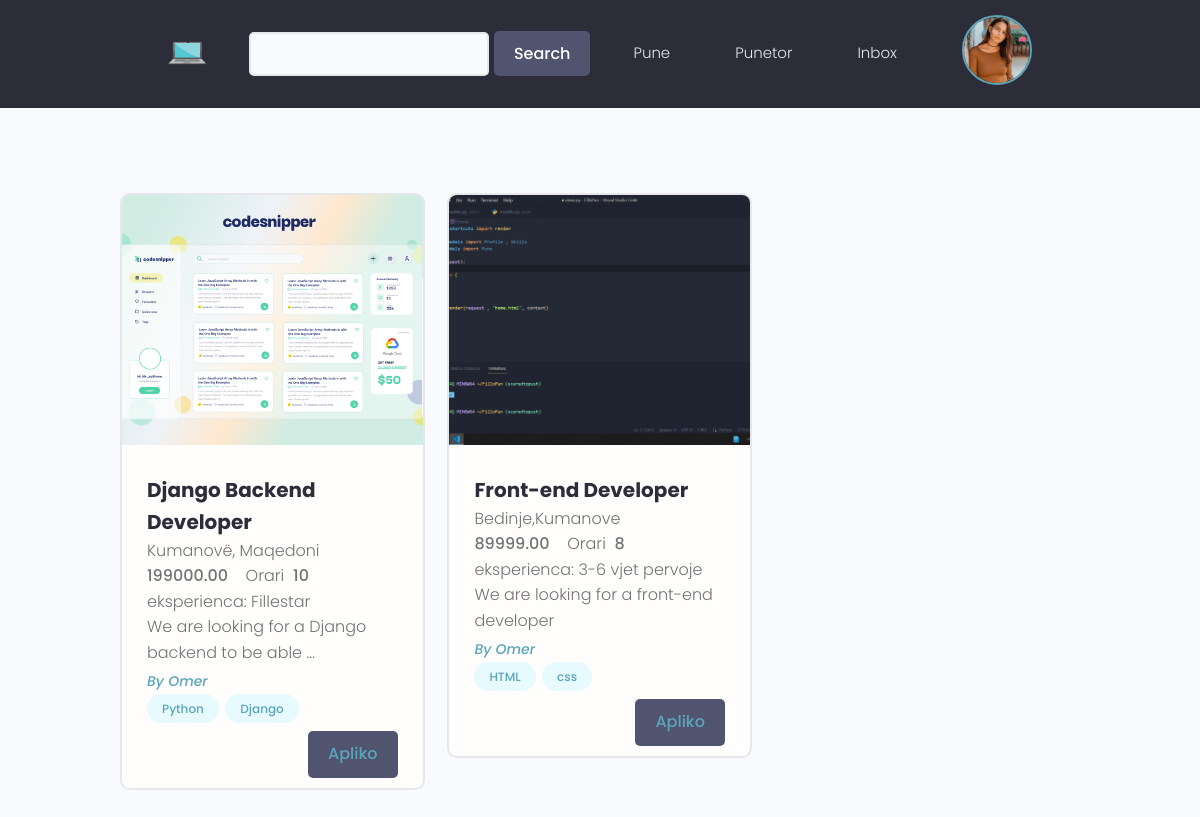
The app's page / (signed in) with its own data.
### users/models.py (models this page shows, shortened)
class Profile(models.Model):
    user = models.OneToOneField(User , on_delete = models.CASCADE ,  null=True , blank=True)
    name = models.CharField(max_length=150 , null=True , blank=True)
    sur_name = models.CharField(max_length=150 , null=True , blank=True)
    email = models.EmailField(max_length=500 , blank=True , null=True)
    username = models.CharField(max_length=200 ,unique = True ,blank=True , null=True)
    profilepic = models.ImageField(blank=True , null=True, upload_to='profiles/', default='static/images/profiles/user-default.png')
    bio = models.TextField(blank=True , null=True)
    skills = models.ManyToManyField('Skills', blank=True)
    CV = models.FileField(upload_to='CV/',blank=True , null=True)
    resume = models.FileField(upload_to='Resume/',blank=True , null=True)
    birth_date = models.DateField(blank=True, null=True)
    business = models.BooleanField(default=False)
    location = models.CharField(max_length=200 , blank=True , null=True)
    created = models.DateTimeField(auto_now_add = True)
    id = models.UUIDField(default=uuid.uuid4 , unique=True ,
                        primary_key=True , editable=False)
    def __str__(self):
        return str(self.username)

class Skills(models.Model):
    field = models.ManyToManyField(Field)
    name = models.CharField(max_length=200 , blank=True , null=True)
    description = models.TextField(blank=True , null=True)
    created = models.DateTimeField(auto_now_add = True)
    id = models.UUIDField(default=uuid.uuid4 , unique=True ,
                        primary_key=True , editable=False)
    def __str__(self):
        return str(self.name)

### pune/models.py (models this page shows, shortened)
class Pune(models.Model):
    business = models.ForeignKey(Profile , on_delete=models.CASCADE , blank=True)
    title = models.CharField(max_length=255)
    bio = models.TextField(blank=True , null=True)
    image = models.ImageField(blank=True , null=True, upload_to='profiles/', default='static/images/default.jpg')
    location = models.CharField(max_length=200 , blank=True , null=True)
    perkohshmeri = models.BooleanField(default=False)
    skills = models.ManyToManyField(Skills, blank=True)
    experience = models.CharField(max_length=255 , choices=EXPERIENCE)
    pagesa = models.DecimalField(decimal_places=2 , max_digits=10)
    orari = models.PositiveIntegerField(default=0)
    aplicants = models.IntegerField(default=0)
    created = models.DateTimeField(auto_now_add = True)
    id = models.UUIDField(default=uuid.uuid4 , unique=True ,
                        primary_key=True , editable=False)

### fillopun/views.py (the view)
# urls.py: path('', Home , name='home'),
@login_required(login_url='login')
def Home(request):
    user = request.user.profile
    skill = request.user.profile.skills.all()
    pune = Pune.objects.distinct().filter(skills__in=skill).exclude(business__exact=user)
    context = {
        'skill':skill,
        'pune':pune
    }
    return render(request , 'home.html', context)

### templates/home.html (shortened to what this page needs)
{% extends 'base.html' %}
{% block content %}
<section class="projectsList">
  <div class="container">
    <div class="grid grid--three">
    {% for pune in pune %}
      <div class="column">
        <div class="card project">
          <a href="{% url 'single-pune' pune.id %}" class="project">
            <img class="project__thumbnail" src="{{pune.image.url}}" alt="project thumbnail" />
            <div class="card__body">
              <h3 class="project__title">{{pune.title}}</h3>
              <p>{{pune.location}} <strong>{% if pune.perkohshmeri == True %}| Perkohshem {% endif %}</strong></p>
              <p><strong>{{pune.pagesa}}</strong>&nbsp;&nbsp;&nbsp; Orari &nbsp;<strong>{{pune.orari}}</strong></p>
              <p>eksperienca: {{pune.experience}}</p>
              <p>{{pune.bio|truncatewords:10}}</p>
              <p><a class="project__author" href="{% url 'profile' pune.business %}">By {{ pune.business.name }}</a></p>
              <div class="project__tags">
                {% for skill in pune.skills.all|slice:"5" %}
                <span class="tag tag--pill tag--main">
                  <small>{{skill}}</small>
                </span>
                {% endfor %}
              {% if request.user.is_authenticated %}
                <form method="POST" action="">
                    <button style="float: right; margin-bottom: 10px;" class="btn btn--sub">
                      <a name="next" href="{% url 'apliko' pune.id %}">Apliko</a>
                    </button>
                </form>
              {% endif %}
              </div>
            </div>
          </a>
        </div>
      </div>
      {% endfor %}
    </div>
  </div>
</section>
{% endblock content %}

### templates/navbar.html (shortened to what this page needs)
{% load static %}
<header class="header">
    <div class="container container--narrow">
      <a href="{% url 'home' %}" class="header__logo">
        <img style="float: left;" src="{% static 'images/logo.png' %}" alt="DevSearch Logo" />
      </a>
      <div class="hero-section__search">
        <form class="form" action="" method="get">
          <div style="font-size: 10px;" class="form__field">
            <input style="width: 70%;" class="input input--text" id="formInput#search" type="text" name="text"/>
          </div>
          <input style="margin-left: -15px;" class="btn btn--sub" type="submit" value="Search" />
        </form>
      </div>
      <nav class="header__nav">
        <ul class="header__menu">
          {% if request.path == '/kerko-pune/' %}
          <li class="header__menuItem"><a href="{% url 'shpall-pune' %}">Shpall Pune</a></li>
          {% else %}
          <li class="header__menuItem"><a href="{% url 'kerko-pune' %}">Pune</a></li>
          {% endif %}
          <li class="header__menuItem"><a href="{% url 'puntor' %}">Punetor</a></li>
          {% if request.user.is_authenticated %}
          <li class="header__menuItem"><a href="{% url 'inbox' %}">Inbox</a></li>
        <span onclick="openNav()">
            {% if user.profile.profilepic %}
            <img class="avatar avatar--md" src="{{ user.profile.profilepic.url }}" >
            {% else %}
            <img src="{% static 'images/profiles/user-default.png' %}" class="avatar avatar--md">
            {% endif %}
        </span>
          {% else %}
          <li class="header__menuItem"><a href="{% url 'login' %}" class="btn btn--sub">Login/Sign Up</a></li>
          {% endif%}
        </ul>
      </nav>
    </div>
</header>

### static/styles/app.css (style rules this page uses)
:root { --color-sub: #2d2d39; }
.btn--sub { background-color: var(--color-sub-light); }
.card { border: 2px solid var(--color-light); }
img { width: 100%; }
.header { position: sticky; z-index: 111; background-color: var(--color-sub); padding: 1.5rem 0; }
.header > .container { display: flex; justify-content: space-between; align-items: center; }
.header__logo > img { height: 3.8rem; }
.header__nav > ul { display: inline-flex; align-items: center; list-style: none; gap: 6.5rem; }
.header__menuItem > a { color: var(--color-light); font-weight: 300; }
.hero-section__search > .form { display: flex; align-items: center; justify-content: center; gap: 2rem; }
.hero-section__search > .form input.input--text { width: 50rem; }
.project__author { font-size: 1.4rem; font-style: italic; }
.projectsList { margin-top: 8rem; }
.project__thumbnail { height: 25rem; object-fit: cover; object-position: top center; }
.project__title { font-size: 2rem; font-weight: 700; color: var(--color-sub); }

### static/uikit/styles/modules/_variables.css (style rules this page uses)
:root { --color-main: #5aa5b9; --color-main-light: #e6faff; --color-sub: #3f4156; --color-sub-light: #51546e; --color-sub-lighter: #ededfd; --color-text: #737373; --color-gray: #8b8b8b; --color-light: #e5e7eb; --color-light-gray: #767676; --color-bg: #f8fafd; --color-white: #fffefd; --color-white-light: #f3f3f3; --color-success: #359e64; --color-success-bg: #def8e8; --color-error: #fc4b0b; --color-error-bg: #fff2ee; --font-base: 'Poppins', arial, helvetica, 'Segoe UI', roboto, ubuntu, sans-serif; --font-monospace: 'Fira Code', 'Courier New', courier, monospace; --font-regular: 300; --font-medium: 500; --font-bold: 700; --generic-shadow: 1px 1px 5px #00000010; --generic-transition: all 0.3s ease-in-out; }

### static/uikit/styles/modules/_base.css (style rules this page uses)
* { margin: 0; padding: 0; box-sizing: border-box; text-rendering: optimizeLegibility; color: inherit; font-size: inherit; }
html { font-size: 50%; }
@media only screen and (min-width: 480px) { html { font-size: 56.25%; } }
@media only screen and (min-width: 1200px) { html { font-size: 62.5%; } }
body { line-height: 1.6; font-weight: 400; font-size: 1.5rem; color: var(--color-text); background-color: var(--color-bg); min-height: 100vh; }

### static/uikit/styles/modules/_typography.css (style rules this page uses)
* { font-family: var(--font-base); }
h3 { font-size: 3.2rem; font-weight: var(--font-medium); }
p, span, strong { font-size: 1.6rem; color: var(--color-text); font-weight: var(--font-regular); }
strong { font-weight: var(--font-medium); }
a { padding-bottom: 2px; text-decoration: none; display: inline-block; color: var(--color-main); font-weight: var(--font-medium); }

### static/uikit/styles/modules/_utilities.css (style rules this page uses)
.container { width: 92%; max-width: 165rem; margin: 0 auto; box-sizing: border-box; }
.container--narrow { width: 92%; max-width: 120rem; }
@media screen and (min-width: 1000px) { .container { width: 90%; } }
@media screen and (min-width: 1000px) { .container--narrow { width: 85%; } }
@media screen and (min-width: 1200px) { .container { width: 80%; } }
@media screen and (min-width: 1200px) { .container--narrow { width: 72%; } }

### static/uikit/styles/modules/_avatar.css (style rules this page uses)
.avatar { border-radius: 50%; border: 2px solid var(--color-main); object-fit: cover; }
.avatar--md { height: 7rem; width: 7rem; }

### static/uikit/styles/modules/_button.css (style rules this page uses)
.btn { display: inline-block; position: relative; cursor: pointer; background-color: var(--color-light); font-weight: var(--font-medium); color: var(--color-sub); text-decoration: none; padding: 1rem 2rem; border-radius: 0.5rem; border: none; width: -webkit-fit-content; width: -moz-fit-content; width: fit-content; height: -webkit-fit-content; height: -moz-fit-content; height: fit-content; font-size: 1.6rem; outline-width: 0; outline-color: transparent; -webkit-backface-visibility: hidden; backface-visibility: hidden; transition: all 0.3s ease-in-out; }
.btn--sub { background-color: var(--color-sub); color: var(--color-white); }

### static/uikit/styles/modules/_card.css (style rules this page uses)
.card { border-radius: 1rem; background-color: var(--color-white); border: 1.5px solid var(--color-light); width: auto; height: auto; margin-top: 0.5rem; margin-bottom: 0.5rem; overflow: hidden; }
.card__body, .card__header { padding: 2rem 2.5rem; }

### static/uikit/styles/modules/_form.css (style rules this page uses)
.form { display: block; }
.form__field { margin-top: 1.5rem; margin-bottom: 1.5rem; }
input.input[type='text'], input.input[type='email'], input.input[type='password'], input.input[type='number'], select.input, textarea.input { min-width: 24rem; width: 100%; padding: 1.2rem 1.5rem; border-radius: 0.5rem; border: 2px solid var(--color-light); transition: all 0.3s ease-in-out; background-color: var(--color-bg); }

### records on screen
Pune: image (picture), title "Django Backend Developer", location "Kumanovë, Maqedoni", pagesa "199000.00", orari "10", experience "Fillestar", bio "We are looking for a Django backend to be able …", business.name "Omer"
Skills: name "Python"
Skills: name "Django"
Pune: image (picture), title "Front-end Developer", location "Bedinje,Kumanove", pagesa "89999.00", orari "8", experience "3-6 vjet pervoje", bio "We are looking for a front-end developer", business.name "Omer"
Skills: name "HTML"
Skills: name "css"
